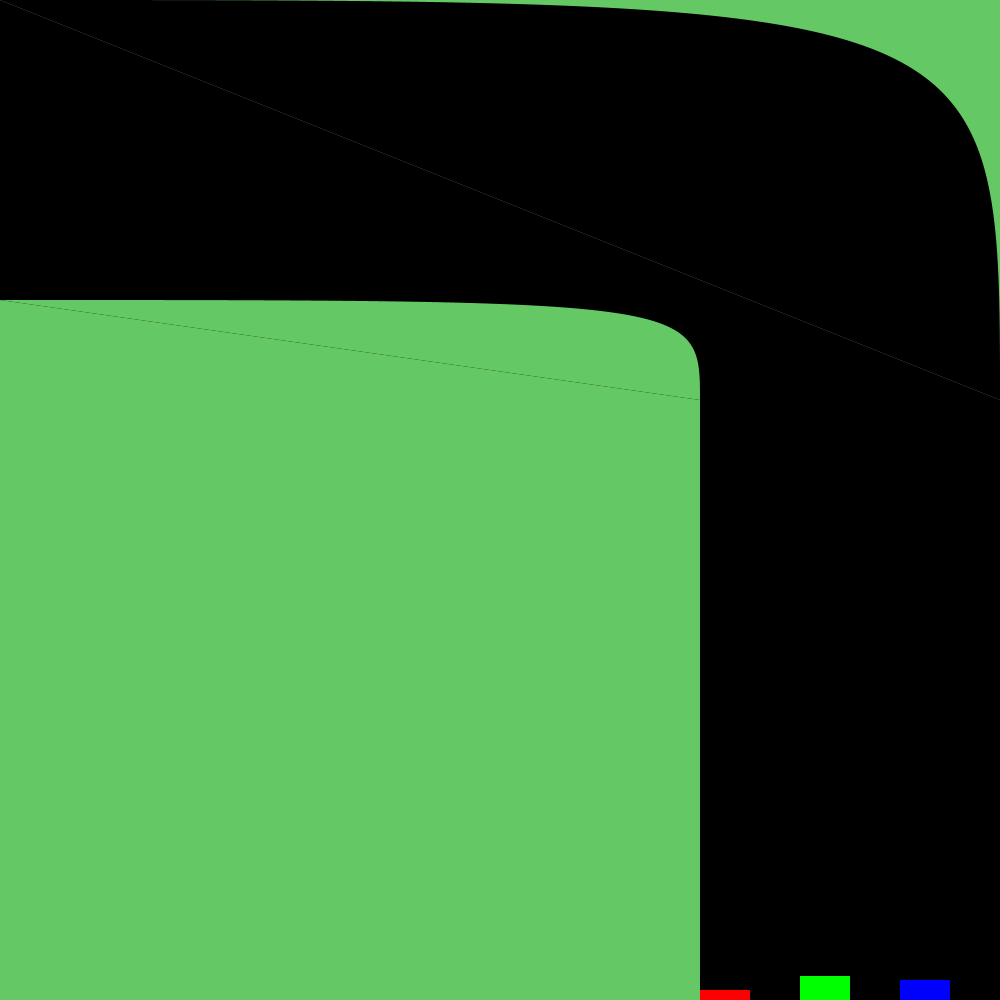
Frame 1 (no input)
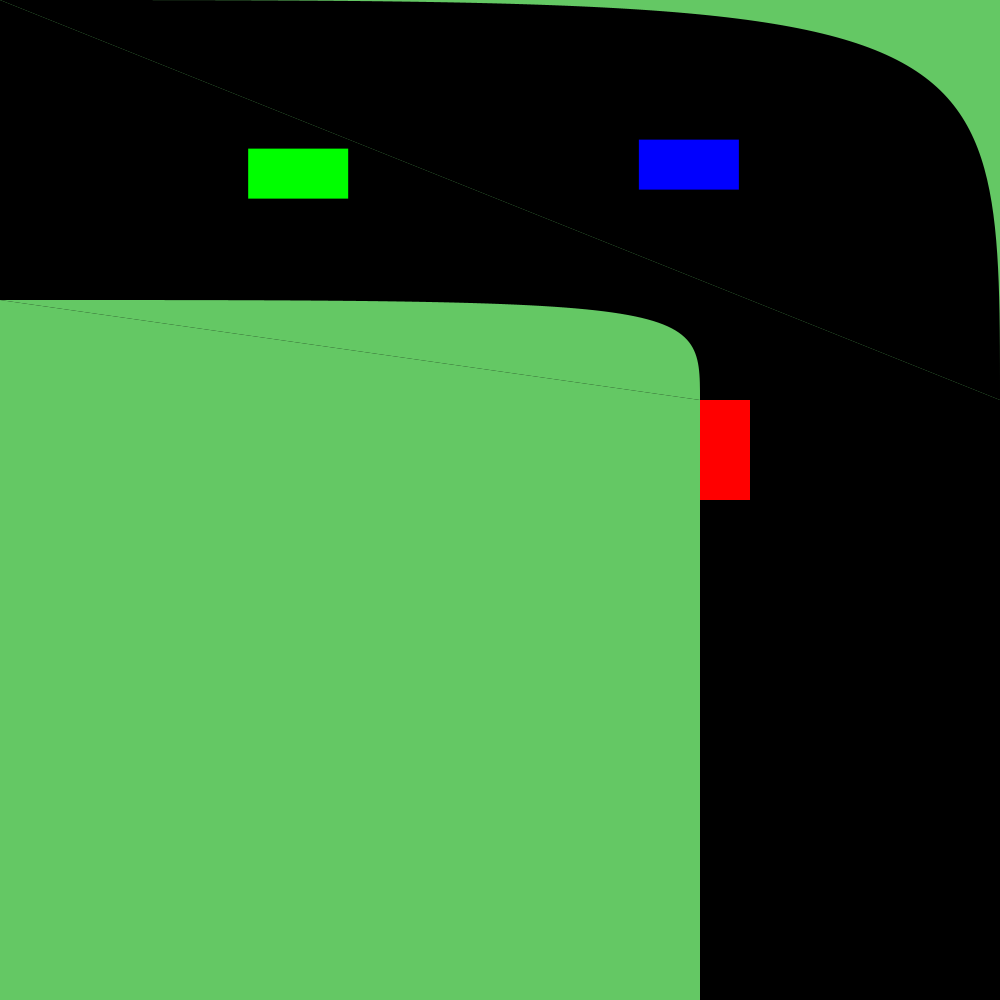
Frame 60 (the mouse pressed at the canvas centre just before this capture)
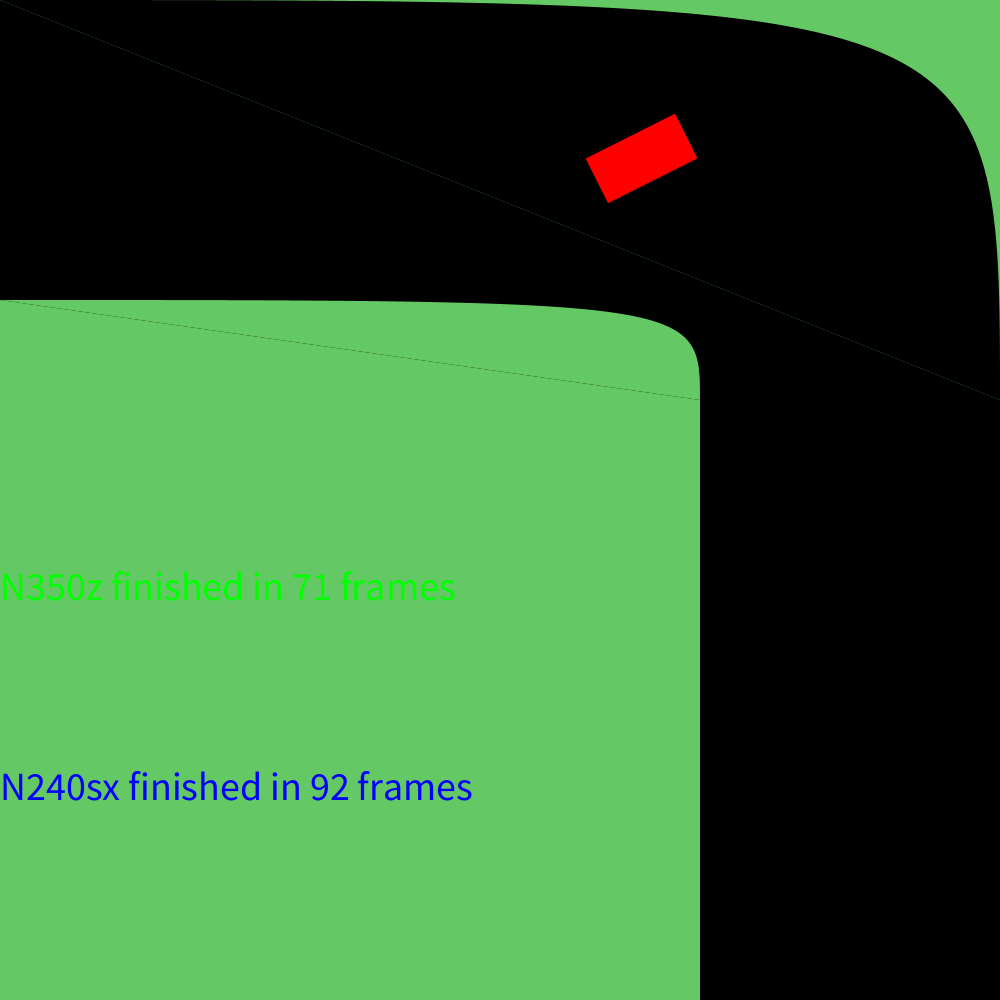
Frame 120 (the mouse held since frame 60 and released just before this capture)

The Processing sketch that drew these frames (run headless with seeded random() and noise(); from frame 60 on, the mouse is pressed at the canvas centre):

// Processing sketch: Drift_Car
// ── Drift_Car.pde
Race race;
Track track;
int f;
void setup() {

    size(1000, 1000);
    frameRate(30);
    f = 0;

//    Car S2000 = new Car("S2000", 50, 50, 2.4, 60);
//    Car N350z = new Car("350z", 60, 50, 3.0, 70);
//    Car N240sx = new Car("240sx", 70, 50, 1.6, 70);
//    Car GTR = new Car("GTR", 80, 50, 1, 50);

    track = new Track(600, 300, 90);
    race = new Race(track);

    race.addCar("GTR", 700, 1000, 0.1, 100, color(255, 0, 0));
    race.addCar("N350z", 800, 1000, 3, 240, color(0, 255, 0));
    race.addCar("N240sx", 900, 1000, 1, 200, color(0, 0, 255));

}

void draw() {
    background(100, 200, 100);
    race.updateCars(f);
    race.drawRace();
    f++;
}

// ── Car.pde
class Car {
    String name; 
    float xMiddle, yMiddle, friction_coeff, speed, angle, length, width, originalSpeed;
    boolean swing, hasSwung, finished, planC;
    Track track;
    color col;
    int finishFrame;
    Car(String name, float xStart, float yStart, float fCoeff, float speed, Track track, color col) {
        this.name = name;
        this.xMiddle = xStart;
        this.yMiddle = yStart;
        this.friction_coeff = fCoeff;
        this.speed = -1*speed/10.0;
        this.angle = 0;

        this.length = 100;
        this.width = 50;
        this.swing = false;
        this.hasSwung = false;
        this.originalSpeed = this.speed;
        this.track = track;
        this.finished = false;
        this.planC = false;
        this.col = col;
        this.finishFrame = 0;
    }

    void checkForWin(int f) {
        if(this.xMiddle <= 0 && !(this.finished)) {
            println(this.name + " has finished");
            this.finished = true;
            this.finishFrame = f;
        }
    }

    void calculate_car() {
        int startPoint = 1000-this.track.length;

        if(this.planC) {
            this.angle += abs(this.originalSpeed)/15.0;
            this.speed -= 2/30.0 * (90/(110 + 2.0/(this.friction_coeff) * abs(this.originalSpeed*this.originalSpeed/25.0) - 90))/(5.0) * this.friction_coeff;
            if(this.angle >= 90) {
                this.angle = 90;
                this.swing = true;
                this.hasSwung = true;
                this.speed = originalSpeed;
                this.planC = false;
            }
        }

        if(!(this.planC) && this.yMiddle < startPoint && this.angle <= 110 + 2.0/(this.friction_coeff) * abs(this.originalSpeed*this.originalSpeed/25.0) && !(this.swing) && !(this.hasSwung)) {
            this.angle += abs(this.originalSpeed)/2.0;
            this.speed += 1/5.0 * this.friction_coeff;
            if(this.speed >= 0) {
                this.planC = true;
            }
            if(this.angle >= 110 + 2.0/(this.friction_coeff) * abs(this.originalSpeed*this.originalSpeed/25.0)) {
                this.swing = true;
            }
        }
        if(this.swing && this.angle > 90 && !(this.hasSwung)) {
            this.angle -= abs(this.originalSpeed)/3.0;
            this.speed -= 2/3.0 * (90/(110 + 2.0/(this.friction_coeff) * abs(this.originalSpeed*this.originalSpeed/25.0) - 90))/(5.0) * this.friction_coeff;
            if(this.angle <= 90) {
                this.angle = 90;
                this.hasSwung = true;
                this.speed = this.originalSpeed;
            }
        }
        
    }

    void updateCar(int f) {
        checkForWin(f);
        calculate_car();
        this.speed = toPos(this.speed);
        if(!(this.swing) && !(this.planC)) {
            this.yMiddle += this.speed;
        }
        else if(this.planC) {
            this.xMiddle += this.speed * cos(PI/2.0 - radians(this.angle));
            this.yMiddle += this.speed * sin(PI/2.0 - radians(this.angle));
        }
        else if(!(this.hasSwung)) {
            this.xMiddle += this.speed * cos(radians(this.angle) - PI/2.0);
            this.yMiddle -= this.speed * sin(radians(this.angle) - PI/2.0);
        }

        else if (!(this.finished)) {
            this.xMiddle += this.speed;
        }

        else {
            this.xMiddle += this.speed;
            // return;
        }
    }

    
    float toPos(float x) {
        if(x < 0) {
            return x;
        }
        else {
            return 0;
        }
    }

    void drawCar() {
        PVector LeftTop = new PVector(this.xMiddle, this.yMiddle);
        PVector LeftBottom = new PVector(LeftTop.x + (this.length)*cos(PI/2.0 - radians(this.angle)), LeftTop.y + (this.length)*sin(PI/2.0 - radians(this.angle)));
        PVector RightTop = new PVector(LeftTop.x + this.width * cos(radians(this.angle)), LeftTop.y - this.width*sin(radians(this.angle)));
        PVector RightBottom = new PVector(LeftBottom.x + this.width * cos(radians(this.angle)), LeftBottom.y - this.width*sin(radians(this.angle)));

        beginShape();
        fill(this.col);
        strokeWeight(1);
        vertex(LeftTop.x, LeftTop.y);
        vertex(LeftBottom.x, LeftBottom.y);
        vertex(RightBottom.x, RightBottom.y);
        vertex(RightTop.x, RightTop.y);
        endShape();
    }

    void drawPoint() {
        stroke(255);
        strokeWeight(4);
        point(this.xMiddle, this.yMiddle);
    }
}

// ── Race.pde
class Race {
    ArrayList<Car> cars;
    Track track;
    Race(Track track) {
        this.track = track;
        this.cars = new ArrayList<Car>();
    }

    void addCar(String name, float xStart, float yStart, float fCoeff, float speed, color col) {
        Car car;
        car = new Car(name, xStart, yStart, fCoeff, speed, this.track, col);
        cars.add(car);
    }

    void updateCars(int f) {
        for(int i = 0; i < cars.size(); i++) {
            this.cars.get(i).updateCar(f);
        }
    }

    void drawRace() {
        this.track.drawTrack();

        for(int i = 0; i < cars.size(); i++) {
            cars.get(i).drawCar();
        }
        
        for(int i = 0; i < cars.size(); i++) {
            if(cars.get(i).finished) {
                textSize(40);
                fill(cars.get(i).col);
                text(cars.get(i).name + " finished in " + str(cars.get(i).finishFrame) + " frames", 0, 400 + i*600.0/cars.size());
            }
        }
    }
}

// ── Track.pde
class Track {
    int length, width;
    float curvature;
    Track(int length, int width, float curvature) {
        this.length = length;
        this.width = width;
        this.curvature = curvature;
    }


    void drawTrack() {
        int trackEnd = 1000;
        int trackTop = 0;
        int k = this.width;
        int h = 1000-this.length;
        float t = h/tan(radians(this.curvature));
        noStroke();
        fill(0);
        bezier(0, trackTop, trackEnd-t, trackTop, trackEnd-t, trackTop, trackEnd, trackTop+h);
        beginShape();
        vertex(0, trackTop);
        vertex(0, trackTop+h);
        vertex(trackEnd, trackTop+h);
        endShape();

        rect(trackEnd - k, trackTop+h, trackEnd - k, 1000);

        fill(100, 200, 100);
        bezier(0, trackTop+k, trackEnd-t-k, trackTop+k, trackEnd-t-k, trackTop+k, trackEnd-k, trackTop+h);
        beginShape();
        vertex(0, trackTop+k);
        vertex(0, trackTop+h);
        vertex(trackEnd-k, trackTop+h);
        endShape();
    }
}
